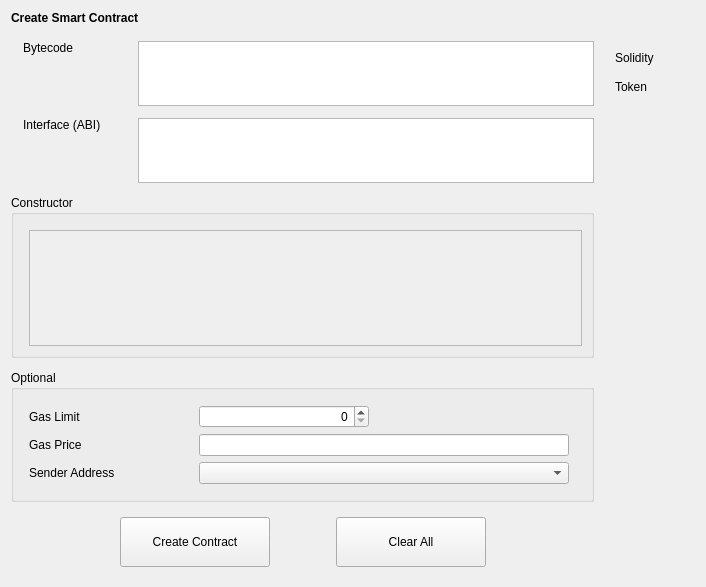
<?xml version="1.0" encoding="UTF-8"?>
<ui version="4.0">
 <class>CreateContract</class>
 <widget class="QWidget" name="CreateContract">
  <property name="geometry">
   <rect>
    <x>0</x>
    <y>0</y>
    <width>706</width>
    <height>587</height>
   </rect>
  </property>
  <property name="windowTitle">
   <string>Form</string>
  </property>
  <layout class="QVBoxLayout" name="verticalLayout_7">
   <item>
    <widget class="QStackedWidget" name="stackedWidget">
     <property name="currentIndex">
      <number>0</number>
     </property>
     <widget class="QWidget" name="createContractPage">
      <layout class="QVBoxLayout" name="verticalLayout_8">
       <property name="leftMargin">
        <number>0</number>
       </property>
       <property name="topMargin">
        <number>0</number>
       </property>
       <property name="rightMargin">
        <number>0</number>
       </property>
       <property name="bottomMargin">
        <number>0</number>
       </property>
       <item>
        <widget class="QLabel" name="labelTitle">
         <property name="font">
          <font>
           <weight>75</weight>
           <bold>true</bold>
          </font>
         </property>
         <property name="text">
          <string>Create Smart Contract</string>
         </property>
        </widget>
       </item>
       <item>
        <spacer name="verticalSpacer_5">
         <property name="orientation">
          <enum>Qt::Vertical</enum>
         </property>
         <property name="sizeType">
          <enum>QSizePolicy::Fixed</enum>
         </property>
         <property name="sizeHint" stdset="0">
          <size>
           <width>20</width>
           <height>10</height>
          </size>
         </property>
        </spacer>
       </item>
       <item>
        <layout class="QHBoxLayout" name="horizontalLayout_5">
         <item>
          <layout class="QVBoxLayout" name="verticalLayout_3">
           <property name="spacing">
            <number>12</number>
           </property>
           <item>
            <layout class="QHBoxLayout" name="horizontalLayout_2">
             <property name="spacing">
              <number>15</number>
             </property>
             <property name="leftMargin">
              <number>12</number>
             </property>
             <item alignment="Qt::AlignTop">
              <widget class="QLabel" name="labelBytecode">
               <property name="sizePolicy">
                <sizepolicy hsizetype="Fixed" vsizetype="Preferred">
                 <horstretch>0</horstretch>
                 <verstretch>0</verstretch>
                </sizepolicy>
               </property>
               <property name="minimumSize">
                <size>
                 <width>100</width>
                 <height>0</height>
                </size>
               </property>
               <property name="text">
                <string>Bytecode</string>
               </property>
              </widget>
             </item>
             <item>
              <widget class="QValidatedTextEdit" name="textEditBytecode">
               <property name="sizePolicy">
                <sizepolicy hsizetype="Expanding" vsizetype="Fixed">
                 <horstretch>0</horstretch>
                 <verstretch>0</verstretch>
                </sizepolicy>
               </property>
               <property name="maximumSize">
                <size>
                 <width>16777215</width>
                 <height>65</height>
                </size>
               </property>
               <property name="horizontalScrollBarPolicy">
                <enum>Qt::ScrollBarAlwaysOff</enum>
               </property>
              </widget>
             </item>
            </layout>
           </item>
           <item>
            <layout class="QHBoxLayout" name="horizontalLayout_4">
             <property name="spacing">
              <number>15</number>
             </property>
             <property name="leftMargin">
              <number>12</number>
             </property>
             <item alignment="Qt::AlignTop">
              <widget class="QLabel" name="labelInterface">
               <property name="sizePolicy">
                <sizepolicy hsizetype="Fixed" vsizetype="Preferred">
                 <horstretch>0</horstretch>
                 <verstretch>0</verstretch>
                </sizepolicy>
               </property>
               <property name="minimumSize">
                <size>
                 <width>100</width>
                 <height>0</height>
                </size>
               </property>
               <property name="text">
                <string>Interface (ABI)</string>
               </property>
              </widget>
             </item>
             <item>
              <widget class="QValidatedTextEdit" name="textEditInterface">
               <property name="sizePolicy">
                <sizepolicy hsizetype="Expanding" vsizetype="Fixed">
                 <horstretch>0</horstretch>
                 <verstretch>0</verstretch>
                </sizepolicy>
               </property>
               <property name="maximumSize">
                <size>
                 <width>16777215</width>
                 <height>65</height>
                </size>
               </property>
               <property name="horizontalScrollBarPolicy">
                <enum>Qt::ScrollBarAlwaysOff</enum>
               </property>
              </widget>
             </item>
            </layout>
           </item>
           <item>
            <widget class="QGroupBox" name="groupBoxConstructor">
             <property name="title">
              <string>Constructor</string>
             </property>
             <layout class="QVBoxLayout" name="verticalLayout_2">
              <property name="leftMargin">
               <number>15</number>
              </property>
              <property name="topMargin">
               <number>15</number>
              </property>
              <item>
               <widget class="QScrollArea" name="scrollAreaConstructor">
                <property name="widgetResizable">
                 <bool>true</bool>
                </property>
                <widget class="QWidget" name="scrollAreaWidgetContents">
                 <property name="geometry">
                  <rect>
                   <x>0</x>
                   <y>0</y>
                   <width>548</width>
                   <height>97</height>
                  </rect>
                 </property>
                 <layout class="QVBoxLayout" name="verticalLayout_5"/>
                </widget>
               </widget>
              </item>
             </layout>
            </widget>
           </item>
           <item>
            <widget class="QGroupBox" name="groupBoxOptional">
             <property name="title">
              <string>Optional</string>
             </property>
             <layout class="QGridLayout" name="gridLayout_2">
              <property name="leftMargin">
               <number>15</number>
              </property>
              <property name="topMargin">
               <number>15</number>
              </property>
              <property name="horizontalSpacing">
               <number>10</number>
              </property>
              <property name="verticalSpacing">
               <number>6</number>
              </property>
              <item row="1" column="0">
               <widget class="QLabel" name="labelGasPrice">
                <property name="sizePolicy">
                 <sizepolicy hsizetype="Fixed" vsizetype="Preferred">
                  <horstretch>0</horstretch>
                  <verstretch>0</verstretch>
                 </sizepolicy>
                </property>
                <property name="minimumSize">
                 <size>
                  <width>160</width>
                  <height>0</height>
                 </size>
                </property>
                <property name="text">
                 <string>Gas Price</string>
                </property>
               </widget>
              </item>
              <item row="0" column="0">
               <widget class="QLabel" name="labelGasLimit">
                <property name="sizePolicy">
                 <sizepolicy hsizetype="Fixed" vsizetype="Preferred">
                  <horstretch>0</horstretch>
                  <verstretch>0</verstretch>
                 </sizepolicy>
                </property>
                <property name="minimumSize">
                 <size>
                  <width>160</width>
                  <height>0</height>
                 </size>
                </property>
                <property name="text">
                 <string>Gas Limit</string>
                </property>
               </widget>
              </item>
              <item row="1" column="1">
               <widget class="BitcoinAmountField" name="lineEditGasPrice"/>
              </item>
              <item row="2" column="0">
               <widget class="QLabel" name="labelSenderAddress">
                <property name="sizePolicy">
                 <sizepolicy hsizetype="Fixed" vsizetype="Preferred">
                  <horstretch>0</horstretch>
                  <verstretch>0</verstretch>
                 </sizepolicy>
                </property>
                <property name="minimumSize">
                 <size>
                  <width>160</width>
                  <height>0</height>
                 </size>
                </property>
                <property name="text">
                 <string>Sender Address</string>
                </property>
               </widget>
              </item>
              <item row="2" column="1">
               <widget class="AddressField" name="lineEditSenderAddress">
                <property name="minimumSize">
                 <size>
                  <width>370</width>
                  <height>0</height>
                 </size>
                </property>
                <property name="maximumSize">
                 <size>
                  <width>370</width>
                  <height>16777215</height>
                 </size>
                </property>
               </widget>
              </item>
              <item row="0" column="2" rowspan="4">
               <spacer name="horizontalSpacer_5">
                <property name="orientation">
                 <enum>Qt::Horizontal</enum>
                </property>
                <property name="sizeHint" stdset="0">
                 <size>
                  <width>40</width>
                  <height>20</height>
                 </size>
                </property>
               </spacer>
              </item>
              <item row="0" column="1">
               <widget class="QSpinBox" name="lineEditGasLimit">
                <property name="maximumSize">
                 <size>
                  <width>170</width>
                  <height>16777215</height>
                 </size>
                </property>
                <property name="alignment">
                 <set>Qt::AlignRight|Qt::AlignTrailing|Qt::AlignVCenter</set>
                </property>
               </widget>
              </item>
             </layout>
             <zorder>labelGasLimit</zorder>
             <zorder>labelGasPrice</zorder>
             <zorder>labelSenderAddress</zorder>
             <zorder>lineEditGasLimit</zorder>
             <zorder>lineEditGasPrice</zorder>
             <zorder>lineEditSenderAddress</zorder>
            </widget>
           </item>
          </layout>
         </item>
         <item>
          <layout class="QVBoxLayout" name="verticalLayout_4">
           <property name="spacing">
            <number>15</number>
           </property>
           <property name="leftMargin">
            <number>15</number>
           </property>
           <item>
            <spacer name="verticalSpacer_4">
             <property name="orientation">
              <enum>Qt::Vertical</enum>
             </property>
             <property name="sizeType">
              <enum>QSizePolicy::Fixed</enum>
             </property>
             <property name="sizeHint" stdset="0">
              <size>
               <width>20</width>
               <height>10</height>
              </size>
             </property>
            </spacer>
           </item>
           <item>
            <widget class="QLabel" name="labelSolidity">
             <property name="minimumSize">
              <size>
               <width>80</width>
               <height>0</height>
              </size>
             </property>
             <property name="text">
              <string>Solidity</string>
             </property>
            </widget>
           </item>
           <item>
            <widget class="QLabel" name="labelToken">
             <property name="text">
              <string>Token</string>
             </property>
            </widget>
           </item>
           <item>
            <spacer name="verticalSpacer_3">
             <property name="orientation">
              <enum>Qt::Vertical</enum>
             </property>
             <property name="sizeHint" stdset="0">
              <size>
               <width>20</width>
               <height>40</height>
              </size>
             </property>
            </spacer>
           </item>
          </layout>
         </item>
        </layout>
       </item>
      </layout>
     </widget>
    </widget>
   </item>
   <item>
    <layout class="QHBoxLayout" name="horizontalLayout_3">
     <property name="leftMargin">
      <number>9</number>
     </property>
     <property name="topMargin">
      <number>9</number>
     </property>
     <property name="rightMargin">
      <number>9</number>
     </property>
     <property name="bottomMargin">
      <number>9</number>
     </property>
     <item>
      <spacer name="horizontalSpacer">
       <property name="orientation">
        <enum>Qt::Horizontal</enum>
       </property>
       <property name="sizeType">
        <enum>QSizePolicy::Fixed</enum>
       </property>
       <property name="sizeHint" stdset="0">
        <size>
         <width>100</width>
         <height>20</height>
        </size>
       </property>
      </spacer>
     </item>
     <item>
      <widget class="QPushButton" name="pushButtonCreateContract">
       <property name="minimumSize">
        <size>
         <width>150</width>
         <height>50</height>
        </size>
       </property>
       <property name="text">
        <string>Create Contract</string>
       </property>
      </widget>
     </item>
     <item>
      <spacer name="horizontalSpacer_3">
       <property name="orientation">
        <enum>Qt::Horizontal</enum>
       </property>
       <property name="sizeType">
        <enum>QSizePolicy::Fixed</enum>
       </property>
       <property name="sizeHint" stdset="0">
        <size>
         <width>60</width>
         <height>20</height>
        </size>
       </property>
      </spacer>
     </item>
     <item>
      <widget class="QPushButton" name="pushButtonClearAll">
       <property name="minimumSize">
        <size>
         <width>150</width>
         <height>50</height>
        </size>
       </property>
       <property name="text">
        <string>Clear All</string>
       </property>
      </widget>
     </item>
     <item>
      <spacer name="horizontalSpacer_2">
       <property name="orientation">
        <enum>Qt::Horizontal</enum>
       </property>
       <property name="sizeHint" stdset="0">
        <size>
         <width>40</width>
         <height>20</height>
        </size>
       </property>
      </spacer>
     </item>
    </layout>
   </item>
  </layout>
 </widget>
 <customwidgets>
  <customwidget>
   <class>BitcoinAmountField</class>
   <extends>QLineEdit</extends>
   <header>bitcoinamountfield.h</header>
   <container>1</container>
  </customwidget>
  <customwidget>
   <class>AddressField</class>
   <extends>QComboBox</extends>
   <header>addressfield.h</header>
  </customwidget>
  <customwidget>
   <class>QValidatedTextEdit</class>
   <extends>QTextEdit</extends>
   <header>qvalidatedtextedit.h</header>
  </customwidget>
 </customwidgets>
 <resources/>
 <connections/>
</ui>
